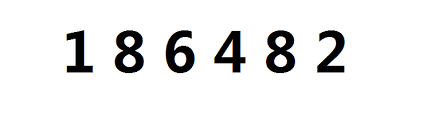
#> input picture images.png, 435 x 116 px
$ python orcTest.py
#> lines starting #> are read from the running program, lines starting #| are printed output that depends on the picture; after the words box and inside, x2 and y2 are one past the last pixel; in counts of white or black regions, pixels touching at a corner belong together
# -*- coding: utf-8 -*-
"""
Created on Sun May 13 01:46:18 2018

@author: Tuna
"""


#from selenium import webdriver
#
#from PIL import Image
#
#from pytesseract import image_to_string
#
#
##browser = webdriver.Chrome()
#
#
##urls = 'https://encrypted-tbn0.gstatic.com/images?q=tbn:ANd9GcTsH0zB9CfcT4yNIYL8UsEJo-z3Ee4p2P5MTRkzH_ZqIAjhBcvl'
#
##browser.get(urls)
#
#
#img = Image.open('images.png')
#
#print(img)
#
#print(image_to_string(img), shell=True)
#
#print("done")
# encoding=utf-8
from PIL import Image
from pytesseract import image_to_string

tessdata_dir_config = 'D:\\Tools\\tesseract-Win64\\tesseract.exe'
img = Image.open('images.png')
#> img is the input picture: PIL image 435x116 P; mean R, G, B 235, 235, 235
img_grey = img.convert('L')
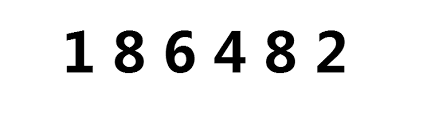
#> img_grey: PIL image 435x116 L; min 0, max 255, mean 235

threshold = 140
table = []
for i in range(256):
    if i < threshold:
        table.append(0)
    else:
        table.append(1)
img_out = img_grey.point(table, '1')
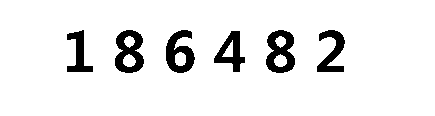
#> img_out: PIL image 435x116 1; 92.2% white; 6 black regions, box (x1, y1, x2, y2) and area: (266, 30, 295, 73) 769, (115, 30, 144, 73) 767, (166, 30, 195, 73) 719, (317, 30, 345, 72) 583, (214, 31, 245, 72) 582, (67, 30, 93, 72) 494

#> (the run stopped early here; a loop or call above may not have finished)
